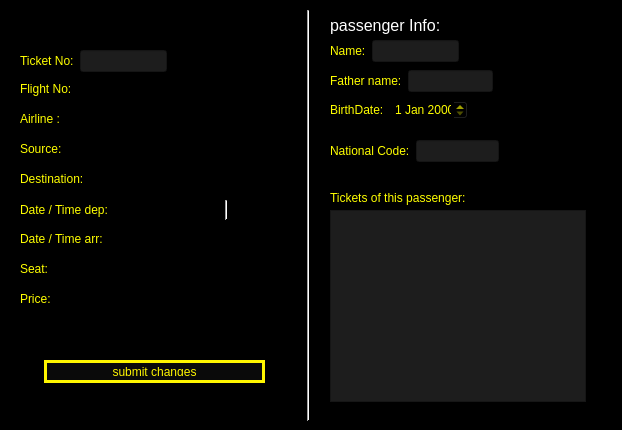
<?xml version="1.0" encoding="UTF-8"?>
<ui version="4.0">
 <class>TicketPage</class>
 <widget class="QDialog" name="TicketPage">
  <property name="geometry">
   <rect>
    <x>0</x>
    <y>0</y>
    <width>622</width>
    <height>430</height>
   </rect>
  </property>
  <property name="windowTitle">
   <string>Dialog</string>
  </property>
  <property name="styleSheet">
   <string notr="true">#TicketPage{
	background-color: rgb(0, 0, 0);
}
QLable{
	color: rgb(255, 255, 0);
}
QListView{
	background-color: rgb(29, 29, 29);
	color: rgb(255, 255, 0);
}
QPushButton {
	background: rgb(10,10,10);
	color: rgb(255, 246, 0);
	border: 3px solid #fff600;
	padding: 4px;
}

QPushButton:hover {
	background-color: rgb(255, 246, 0);
	color:  rgb(0, 0, 0);
}

QPushButton:disabled {
	background: rgb(134, 141, 157);
}</string>
  </property>
  <widget class="QLabel" name="label_9">
   <property name="geometry">
    <rect>
     <x>330</x>
     <y>10</y>
     <width>171</width>
     <height>31</height>
    </rect>
   </property>
   <property name="styleSheet">
    <string notr="true">color: rgb(255, 255, 255);
font-size:16px;</string>
   </property>
   <property name="text">
    <string>passenger Info:</string>
   </property>
  </widget>
  <widget class="QLabel" name="label_15">
   <property name="geometry">
    <rect>
     <x>330</x>
     <y>190</y>
     <width>151</width>
     <height>16</height>
    </rect>
   </property>
   <property name="styleSheet">
    <string notr="true">color: rgb(255, 255, 0);</string>
   </property>
   <property name="text">
    <string>Tickets of this passenger:</string>
   </property>
  </widget>
  <widget class="Line" name="line_2">
   <property name="geometry">
    <rect>
     <x>300</x>
     <y>10</y>
     <width>16</width>
     <height>411</height>
    </rect>
   </property>
   <property name="orientation">
    <enum>Qt::Vertical</enum>
   </property>
  </widget>
  <widget class="QPushButton" name="pushButton">
   <property name="geometry">
    <rect>
     <x>44</x>
     <y>360</y>
     <width>221</width>
     <height>23</height>
    </rect>
   </property>
   <property name="text">
    <string>submit changes</string>
   </property>
  </widget>
  <widget class="QListView" name="listView">
   <property name="geometry">
    <rect>
     <x>330</x>
     <y>210</y>
     <width>256</width>
     <height>192</height>
    </rect>
   </property>
  </widget>
  <widget class="QWidget" name="">
   <property name="geometry">
    <rect>
     <x>20</x>
     <y>50</y>
     <width>147</width>
     <height>22</height>
    </rect>
   </property>
   <layout class="QHBoxLayout" name="horizontalLayout">
    <item>
     <widget class="QLabel" name="label">
      <property name="styleSheet">
       <string notr="true">color: rgb(255, 255, 0);</string>
      </property>
      <property name="text">
       <string>Ticket No:</string>
      </property>
     </widget>
    </item>
    <item>
     <widget class="QLineEdit" name="TicketNoLe">
      <property name="styleSheet">
       <string notr="true">background-color: rgb(29, 29, 29);
color: rgb(235, 235, 235);
</string>
      </property>
     </widget>
    </item>
   </layout>
  </widget>
  <widget class="QWidget" name="">
   <property name="geometry">
    <rect>
     <x>20</x>
     <y>80</y>
     <width>145</width>
     <height>18</height>
    </rect>
   </property>
   <layout class="QHBoxLayout" name="horizontalLayout_2">
    <item>
     <widget class="QLabel" name="label_2">
      <property name="styleSheet">
       <string notr="true">color: rgb(255, 255, 0);</string>
      </property>
      <property name="text">
       <string>Flight No:</string>
      </property>
     </widget>
    </item>
    <item>
     <widget class="QLineEdit" name="FlightNoLe">
      <property name="styleSheet">
       <string notr="true">background-color: rgb(0, 0, 0);
color: rgb(235, 235, 235);
border:None;</string>
      </property>
     </widget>
    </item>
   </layout>
  </widget>
  <widget class="QWidget" name="">
   <property name="geometry">
    <rect>
     <x>20</x>
     <y>110</y>
     <width>135</width>
     <height>18</height>
    </rect>
   </property>
   <layout class="QHBoxLayout" name="horizontalLayout_3">
    <item>
     <widget class="QLabel" name="label_3">
      <property name="styleSheet">
       <string notr="true">color: rgb(255, 255, 0);</string>
      </property>
      <property name="text">
       <string>Airline :</string>
      </property>
     </widget>
    </item>
    <item>
     <widget class="QLineEdit" name="AirlineLe">
      <property name="styleSheet">
       <string notr="true">background-color: rgb(0, 0, 0);
color: rgb(235, 235, 235);
border:None;</string>
      </property>
     </widget>
    </item>
   </layout>
  </widget>
  <widget class="QWidget" name="">
   <property name="geometry">
    <rect>
     <x>20</x>
     <y>140</y>
     <width>134</width>
     <height>18</height>
    </rect>
   </property>
   <layout class="QHBoxLayout" name="horizontalLayout_4">
    <item>
     <widget class="QLabel" name="label_4">
      <property name="styleSheet">
       <string notr="true">color: rgb(255, 255, 0);</string>
      </property>
      <property name="text">
       <string>Source:</string>
      </property>
     </widget>
    </item>
    <item>
     <widget class="QLineEdit" name="SourceLe">
      <property name="styleSheet">
       <string notr="true">background-color: rgb(0, 0, 0);
color: rgb(235, 235, 235);
border:None;</string>
      </property>
     </widget>
    </item>
   </layout>
  </widget>
  <widget class="QWidget" name="">
   <property name="geometry">
    <rect>
     <x>20</x>
     <y>170</y>
     <width>156</width>
     <height>18</height>
    </rect>
   </property>
   <layout class="QHBoxLayout" name="horizontalLayout_5">
    <item>
     <widget class="QLabel" name="label_5">
      <property name="styleSheet">
       <string notr="true">color: rgb(255, 255, 0);</string>
      </property>
      <property name="text">
       <string>Destination:</string>
      </property>
     </widget>
    </item>
    <item>
     <widget class="QLineEdit" name="DestinationLe">
      <property name="styleSheet">
       <string notr="true">background-color: rgb(0, 0, 0);
color: rgb(235, 235, 235);
border:None;</string>
      </property>
     </widget>
    </item>
   </layout>
  </widget>
  <widget class="QWidget" name="">
   <property name="geometry">
    <rect>
     <x>20</x>
     <y>200</y>
     <width>208</width>
     <height>20</height>
    </rect>
   </property>
   <layout class="QHBoxLayout" name="horizontalLayout_6">
    <item>
     <widget class="QLabel" name="label_6">
      <property name="styleSheet">
       <string notr="true">color: rgb(255, 255, 0);</string>
      </property>
      <property name="text">
       <string>Date / Time dep:</string>
      </property>
     </widget>
    </item>
    <item>
     <widget class="QLineEdit" name="DateTimeLe">
      <property name="styleSheet">
       <string notr="true">background-color: rgb(0, 0, 0);
color: rgb(235, 235, 235);
border:None;</string>
      </property>
     </widget>
    </item>
    <item>
     <widget class="Line" name="line">
      <property name="orientation">
       <enum>Qt::Vertical</enum>
      </property>
     </widget>
    </item>
   </layout>
  </widget>
  <widget class="QWidget" name="">
   <property name="geometry">
    <rect>
     <x>20</x>
     <y>260</y>
     <width>123</width>
     <height>18</height>
    </rect>
   </property>
   <layout class="QHBoxLayout" name="horizontalLayout_7">
    <item>
     <widget class="QLabel" name="label_7">
      <property name="styleSheet">
       <string notr="true">color: rgb(255, 255, 0);</string>
      </property>
      <property name="text">
       <string>Seat:</string>
      </property>
     </widget>
    </item>
    <item>
     <widget class="QLineEdit" name="SeatLe">
      <property name="styleSheet">
       <string notr="true">background-color: rgb(0, 0, 0);
color: rgb(235, 235, 235);
border:None;</string>
      </property>
     </widget>
    </item>
   </layout>
  </widget>
  <widget class="QWidget" name="">
   <property name="geometry">
    <rect>
     <x>20</x>
     <y>290</y>
     <width>125</width>
     <height>18</height>
    </rect>
   </property>
   <layout class="QHBoxLayout" name="horizontalLayout_8">
    <item>
     <widget class="QLabel" name="label_8">
      <property name="styleSheet">
       <string notr="true">color: rgb(255, 255, 0);</string>
      </property>
      <property name="text">
       <string>Price:</string>
      </property>
     </widget>
    </item>
    <item>
     <widget class="QLineEdit" name="PriceLe">
      <property name="styleSheet">
       <string notr="true">background-color: rgb(0, 0, 0);
color: rgb(235, 235, 235);
border:None;</string>
      </property>
     </widget>
    </item>
   </layout>
  </widget>
  <widget class="QWidget" name="">
   <property name="geometry">
    <rect>
     <x>330</x>
     <y>100</y>
     <width>138</width>
     <height>20</height>
    </rect>
   </property>
   <layout class="QHBoxLayout" name="horizontalLayout_9">
    <item>
     <widget class="QLabel" name="label_12">
      <property name="styleSheet">
       <string notr="true">color: rgb(255, 255, 0);</string>
      </property>
      <property name="text">
       <string>BirthDate:</string>
      </property>
     </widget>
    </item>
    <item>
     <widget class="QDateEdit" name="dateEdit">
      <property name="styleSheet">
       <string notr="true">background-color: rgb(0, 0, 0);
color: rgb(255, 255, 0);</string>
      </property>
     </widget>
    </item>
   </layout>
  </widget>
  <widget class="QWidget" name="">
   <property name="geometry">
    <rect>
     <x>330</x>
     <y>40</y>
     <width>129</width>
     <height>22</height>
    </rect>
   </property>
   <layout class="QHBoxLayout" name="horizontalLayout_10">
    <item>
     <widget class="QLabel" name="label_10">
      <property name="styleSheet">
       <string notr="true">color: rgb(255, 255, 0);</string>
      </property>
      <property name="text">
       <string>Name:</string>
      </property>
     </widget>
    </item>
    <item>
     <widget class="QLineEdit" name="NameLe">
      <property name="styleSheet">
       <string notr="true">background-color: rgb(29, 29, 29);
color: rgb(235, 235, 235);
</string>
      </property>
     </widget>
    </item>
   </layout>
  </widget>
  <widget class="QWidget" name="">
   <property name="geometry">
    <rect>
     <x>330</x>
     <y>70</y>
     <width>163</width>
     <height>22</height>
    </rect>
   </property>
   <layout class="QHBoxLayout" name="horizontalLayout_11">
    <item>
     <widget class="QLabel" name="label_11">
      <property name="styleSheet">
       <string notr="true">color: rgb(255, 255, 0);</string>
      </property>
      <property name="text">
       <string>Father name:</string>
      </property>
     </widget>
    </item>
    <item>
     <widget class="QLineEdit" name="FatherNameLe">
      <property name="styleSheet">
       <string notr="true">background-color: rgb(29, 29,29);
color: rgb(235, 235, 235);
</string>
      </property>
     </widget>
    </item>
   </layout>
  </widget>
  <widget class="QWidget" name="">
   <property name="geometry">
    <rect>
     <x>330</x>
     <y>140</y>
     <width>169</width>
     <height>22</height>
    </rect>
   </property>
   <layout class="QHBoxLayout" name="horizontalLayout_12">
    <item>
     <widget class="QLabel" name="label_14">
      <property name="styleSheet">
       <string notr="true">color: rgb(255, 255, 0);</string>
      </property>
      <property name="text">
       <string>National Code:</string>
      </property>
     </widget>
    </item>
    <item>
     <widget class="QLineEdit" name="NationalCodeLe">
      <property name="styleSheet">
       <string notr="true">background-color: rgb(29, 29, 29);
color: rgb(235, 235, 235);
</string>
      </property>
     </widget>
    </item>
   </layout>
  </widget>
  <widget class="QWidget" name="">
   <property name="geometry">
    <rect>
     <x>20</x>
     <y>230</y>
     <width>201</width>
     <height>18</height>
    </rect>
   </property>
   <layout class="QHBoxLayout" name="horizontalLayout_13">
    <item>
     <widget class="QLabel" name="label_13">
      <property name="styleSheet">
       <string notr="true">color: rgb(255, 255, 0);</string>
      </property>
      <property name="text">
       <string>Date / Time arr:</string>
      </property>
     </widget>
    </item>
    <item>
     <widget class="QLineEdit" name="DateTimeLe_2">
      <property name="styleSheet">
       <string notr="true">background-color: rgb(0, 0, 0);
color: rgb(235, 235, 235);
border:None;</string>
      </property>
     </widget>
    </item>
   </layout>
  </widget>
 </widget>
 <resources/>
 <connections/>
</ui>
